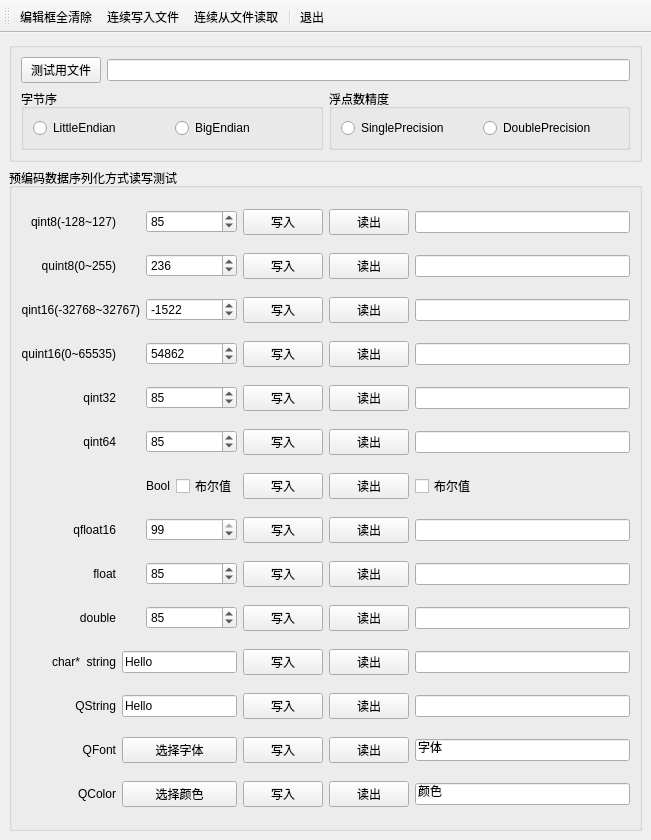
<?xml version="1.0" encoding="UTF-8"?>
<ui version="4.0">
 <class>MainWindow</class>
 <widget class="QMainWindow" name="MainWindow">
  <property name="geometry">
   <rect>
    <x>0</x>
    <y>0</y>
    <width>651</width>
    <height>840</height>
   </rect>
  </property>
  <property name="windowTitle">
   <string>MainWindow</string>
  </property>
  <widget class="QWidget" name="centralwidget">
   <layout class="QVBoxLayout" name="verticalLayout" stretch="0,1">
    <item>
     <widget class="QGroupBox" name="groupBox">
      <property name="title">
       <string/>
      </property>
      <layout class="QGridLayout" name="gridLayout">
       <item row="0" column="0">
        <layout class="QHBoxLayout" name="horizontalLayout">
         <item>
          <widget class="QPushButton" name="btnFile">
           <property name="text">
            <string>测试用文件</string>
           </property>
          </widget>
         </item>
         <item>
          <widget class="QLineEdit" name="editFilename"/>
         </item>
        </layout>
       </item>
       <item row="1" column="0">
        <layout class="QHBoxLayout" name="horizontalLayout_2">
         <item>
          <widget class="QGroupBox" name="groupBox_3">
           <property name="title">
            <string>字节序</string>
           </property>
           <layout class="QHBoxLayout" name="horizontalLayout_4">
            <item>
             <widget class="QRadioButton" name="radio_LittleEndian">
              <property name="text">
               <string>LittleEndian</string>
              </property>
             </widget>
            </item>
            <item>
             <widget class="QRadioButton" name="radio_BigEndian">
              <property name="text">
               <string>BigEndian</string>
              </property>
             </widget>
            </item>
           </layout>
          </widget>
         </item>
         <item>
          <widget class="QGroupBox" name="groupBox_4">
           <property name="title">
            <string>浮点数精度</string>
           </property>
           <layout class="QHBoxLayout" name="horizontalLayout_5">
            <item>
             <widget class="QRadioButton" name="radio_Single">
              <property name="text">
               <string>SinglePrecision</string>
              </property>
             </widget>
            </item>
            <item>
             <widget class="QRadioButton" name="radio_Double">
              <property name="text">
               <string>DoublePrecision</string>
              </property>
             </widget>
            </item>
           </layout>
          </widget>
         </item>
        </layout>
       </item>
      </layout>
     </widget>
    </item>
    <item>
     <widget class="QGroupBox" name="groupBox_2">
      <property name="title">
       <string>预编码数据序列化方式读写测试</string>
      </property>
      <layout class="QGridLayout" name="gridLayout_2">
       <item row="0" column="0">
        <widget class="QLabel" name="label">
         <property name="text">
          <string>qint8(-128~127)</string>
         </property>
         <property name="alignment">
          <set>Qt::AlignRight|Qt::AlignTrailing|Qt::AlignVCenter</set>
         </property>
        </widget>
       </item>
       <item row="0" column="2" colspan="2">
        <widget class="QSpinBox" name="spinBox_int8">
         <property name="minimum">
          <number>-128</number>
         </property>
         <property name="maximum">
          <number>127</number>
         </property>
         <property name="value">
          <number>85</number>
         </property>
        </widget>
       </item>
       <item row="0" column="4">
        <widget class="QPushButton" name="btnInt8_Write">
         <property name="text">
          <string>写入</string>
         </property>
        </widget>
       </item>
       <item row="0" column="5">
        <widget class="QPushButton" name="btnInt8_Read">
         <property name="text">
          <string>读出</string>
         </property>
        </widget>
       </item>
       <item row="0" column="6">
        <widget class="QLineEdit" name="editInt8"/>
       </item>
       <item row="1" column="0">
        <widget class="QLabel" name="label_2">
         <property name="text">
          <string>quint8(0~255)</string>
         </property>
         <property name="alignment">
          <set>Qt::AlignRight|Qt::AlignTrailing|Qt::AlignVCenter</set>
         </property>
        </widget>
       </item>
       <item row="1" column="2" colspan="2">
        <widget class="QSpinBox" name="spinBox_uint8">
         <property name="maximum">
          <number>255</number>
         </property>
         <property name="value">
          <number>236</number>
         </property>
        </widget>
       </item>
       <item row="1" column="4">
        <widget class="QPushButton" name="btnUint8_Write">
         <property name="text">
          <string>写入</string>
         </property>
        </widget>
       </item>
       <item row="1" column="5">
        <widget class="QPushButton" name="btnUint8_Read">
         <property name="text">
          <string>读出</string>
         </property>
        </widget>
       </item>
       <item row="1" column="6">
        <widget class="QLineEdit" name="editUint8"/>
       </item>
       <item row="2" column="0" colspan="2">
        <widget class="QLabel" name="label_3">
         <property name="text">
          <string>qint16(-32768~32767)</string>
         </property>
         <property name="alignment">
          <set>Qt::AlignRight|Qt::AlignTrailing|Qt::AlignVCenter</set>
         </property>
        </widget>
       </item>
       <item row="2" column="2" colspan="2">
        <widget class="QSpinBox" name="spinBox_int16">
         <property name="minimum">
          <number>-32768</number>
         </property>
         <property name="maximum">
          <number>32767</number>
         </property>
         <property name="value">
          <number>-1522</number>
         </property>
        </widget>
       </item>
       <item row="2" column="4">
        <widget class="QPushButton" name="btnInt16_Write">
         <property name="text">
          <string>写入</string>
         </property>
        </widget>
       </item>
       <item row="2" column="5">
        <widget class="QPushButton" name="btnInt16_Read">
         <property name="text">
          <string>读出</string>
         </property>
        </widget>
       </item>
       <item row="2" column="6">
        <widget class="QLineEdit" name="editInt16"/>
       </item>
       <item row="3" column="0">
        <widget class="QLabel" name="label_4">
         <property name="text">
          <string>quint16(0~65535)</string>
         </property>
         <property name="alignment">
          <set>Qt::AlignRight|Qt::AlignTrailing|Qt::AlignVCenter</set>
         </property>
        </widget>
       </item>
       <item row="3" column="2" colspan="2">
        <widget class="QSpinBox" name="spinBox_uint16">
         <property name="maximum">
          <number>65535</number>
         </property>
         <property name="value">
          <number>54862</number>
         </property>
        </widget>
       </item>
       <item row="3" column="4">
        <widget class="QPushButton" name="btnUint16_Write">
         <property name="text">
          <string>写入</string>
         </property>
        </widget>
       </item>
       <item row="3" column="5">
        <widget class="QPushButton" name="btnUint16_Read">
         <property name="text">
          <string>读出</string>
         </property>
        </widget>
       </item>
       <item row="3" column="6">
        <widget class="QLineEdit" name="editUint16"/>
       </item>
       <item row="4" column="0">
        <widget class="QLabel" name="label_5">
         <property name="text">
          <string>qint32</string>
         </property>
         <property name="alignment">
          <set>Qt::AlignRight|Qt::AlignTrailing|Qt::AlignVCenter</set>
         </property>
        </widget>
       </item>
       <item row="4" column="2" colspan="2">
        <widget class="QSpinBox" name="spinBox_int32">
         <property name="minimum">
          <number>-65536</number>
         </property>
         <property name="maximum">
          <number>65536</number>
         </property>
         <property name="value">
          <number>85</number>
         </property>
        </widget>
       </item>
       <item row="4" column="4">
        <widget class="QPushButton" name="btnInt32_Write">
         <property name="text">
          <string>写入</string>
         </property>
        </widget>
       </item>
       <item row="4" column="5">
        <widget class="QPushButton" name="btnInt32_Read">
         <property name="text">
          <string>读出</string>
         </property>
        </widget>
       </item>
       <item row="4" column="6">
        <widget class="QLineEdit" name="editInt32"/>
       </item>
       <item row="5" column="0">
        <widget class="QLabel" name="label_6">
         <property name="text">
          <string>qint64</string>
         </property>
         <property name="alignment">
          <set>Qt::AlignRight|Qt::AlignTrailing|Qt::AlignVCenter</set>
         </property>
        </widget>
       </item>
       <item row="5" column="2" colspan="2">
        <widget class="QSpinBox" name="spinBox_int64">
         <property name="value">
          <number>85</number>
         </property>
        </widget>
       </item>
       <item row="5" column="4">
        <widget class="QPushButton" name="btnInt64_Write">
         <property name="text">
          <string>写入</string>
         </property>
        </widget>
       </item>
       <item row="5" column="5">
        <widget class="QPushButton" name="btnInt64_Read">
         <property name="text">
          <string>读出</string>
         </property>
        </widget>
       </item>
       <item row="5" column="6">
        <widget class="QLineEdit" name="editInt64"/>
       </item>
       <item row="6" column="2">
        <widget class="QLabel" name="label_9">
         <property name="text">
          <string>Bool</string>
         </property>
         <property name="alignment">
          <set>Qt::AlignRight|Qt::AlignTrailing|Qt::AlignVCenter</set>
         </property>
        </widget>
       </item>
       <item row="6" column="4">
        <widget class="QPushButton" name="btnBool_Write">
         <property name="text">
          <string>写入</string>
         </property>
        </widget>
       </item>
       <item row="6" column="5">
        <widget class="QPushButton" name="btnBool_Read">
         <property name="text">
          <string>读出</string>
         </property>
        </widget>
       </item>
       <item row="7" column="0">
        <widget class="QLabel" name="label_7">
         <property name="text">
          <string>qfloat16</string>
         </property>
         <property name="alignment">
          <set>Qt::AlignRight|Qt::AlignTrailing|Qt::AlignVCenter</set>
         </property>
        </widget>
       </item>
       <item row="7" column="2" colspan="2">
        <widget class="QSpinBox" name="spinBox_float16">
         <property name="value">
          <number>99</number>
         </property>
        </widget>
       </item>
       <item row="7" column="4">
        <widget class="QPushButton" name="btnfloat16_Write">
         <property name="text">
          <string>写入</string>
         </property>
        </widget>
       </item>
       <item row="7" column="5">
        <widget class="QPushButton" name="btnfloat16_Read">
         <property name="text">
          <string>读出</string>
         </property>
        </widget>
       </item>
       <item row="7" column="6">
        <widget class="QLineEdit" name="editFloat16"/>
       </item>
       <item row="8" column="0">
        <widget class="QLabel" name="label_8">
         <property name="text">
          <string>float</string>
         </property>
         <property name="alignment">
          <set>Qt::AlignRight|Qt::AlignTrailing|Qt::AlignVCenter</set>
         </property>
        </widget>
       </item>
       <item row="8" column="2" colspan="2">
        <widget class="QSpinBox" name="spinBox_float">
         <property name="value">
          <number>85</number>
         </property>
        </widget>
       </item>
       <item row="8" column="4">
        <widget class="QPushButton" name="btnFloat_Write">
         <property name="text">
          <string>写入</string>
         </property>
        </widget>
       </item>
       <item row="8" column="5">
        <widget class="QPushButton" name="btnFloat_Read">
         <property name="text">
          <string>读出</string>
         </property>
        </widget>
       </item>
       <item row="8" column="6">
        <widget class="QLineEdit" name="editFloat"/>
       </item>
       <item row="9" column="0">
        <widget class="QLabel" name="label_10">
         <property name="text">
          <string>double</string>
         </property>
         <property name="alignment">
          <set>Qt::AlignRight|Qt::AlignTrailing|Qt::AlignVCenter</set>
         </property>
        </widget>
       </item>
       <item row="9" column="2" colspan="2">
        <widget class="QSpinBox" name="spinBox_double">
         <property name="value">
          <number>85</number>
         </property>
        </widget>
       </item>
       <item row="9" column="4">
        <widget class="QPushButton" name="btnDouble_Write">
         <property name="text">
          <string>写入</string>
         </property>
        </widget>
       </item>
       <item row="9" column="5">
        <widget class="QPushButton" name="btnDouble_Read">
         <property name="text">
          <string>读出</string>
         </property>
        </widget>
       </item>
       <item row="9" column="6">
        <widget class="QLineEdit" name="editDouble"/>
       </item>
       <item row="10" column="0">
        <widget class="QLabel" name="label_11">
         <property name="text">
          <string>char*  string</string>
         </property>
         <property name="alignment">
          <set>Qt::AlignRight|Qt::AlignTrailing|Qt::AlignVCenter</set>
         </property>
        </widget>
       </item>
       <item row="10" column="1" colspan="3">
        <widget class="QLineEdit" name="editString_In">
         <property name="text">
          <string>Hello</string>
         </property>
        </widget>
       </item>
       <item row="10" column="4">
        <widget class="QPushButton" name="btnString_Write">
         <property name="text">
          <string>写入</string>
         </property>
        </widget>
       </item>
       <item row="10" column="5">
        <widget class="QPushButton" name="btnString_Read">
         <property name="text">
          <string>读出</string>
         </property>
        </widget>
       </item>
       <item row="10" column="6">
        <widget class="QLineEdit" name="editString"/>
       </item>
       <item row="11" column="0">
        <widget class="QLabel" name="label_12">
         <property name="text">
          <string>QString</string>
         </property>
         <property name="alignment">
          <set>Qt::AlignRight|Qt::AlignTrailing|Qt::AlignVCenter</set>
         </property>
        </widget>
       </item>
       <item row="11" column="1" colspan="3">
        <widget class="QLineEdit" name="editQString_In">
         <property name="text">
          <string>Hello</string>
         </property>
        </widget>
       </item>
       <item row="11" column="4">
        <widget class="QPushButton" name="btnQString_Write">
         <property name="text">
          <string>写入</string>
         </property>
        </widget>
       </item>
       <item row="11" column="5">
        <widget class="QPushButton" name="btnQString_Read">
         <property name="text">
          <string>读出</string>
         </property>
        </widget>
       </item>
       <item row="11" column="6">
        <widget class="QLineEdit" name="editQString"/>
       </item>
       <item row="12" column="0">
        <widget class="QLabel" name="label_13">
         <property name="text">
          <string>QFont</string>
         </property>
         <property name="alignment">
          <set>Qt::AlignRight|Qt::AlignTrailing|Qt::AlignVCenter</set>
         </property>
        </widget>
       </item>
       <item row="12" column="1" colspan="3">
        <widget class="QPushButton" name="btnFont_In">
         <property name="text">
          <string>选择字体</string>
         </property>
        </widget>
       </item>
       <item row="12" column="4">
        <widget class="QPushButton" name="btnQFont_Write">
         <property name="text">
          <string>写入</string>
         </property>
        </widget>
       </item>
       <item row="12" column="5">
        <widget class="QPushButton" name="btnQFont_Read">
         <property name="text">
          <string>读出</string>
         </property>
        </widget>
       </item>
       <item row="12" column="6">
        <widget class="QLineEdit" name="editFont">
         <property name="text">
          <string>字体</string>
         </property>
        </widget>
       </item>
       <item row="13" column="0">
        <widget class="QLabel" name="label_14">
         <property name="text">
          <string>QColor</string>
         </property>
         <property name="alignment">
          <set>Qt::AlignRight|Qt::AlignTrailing|Qt::AlignVCenter</set>
         </property>
        </widget>
       </item>
       <item row="13" column="1" colspan="3">
        <widget class="QPushButton" name="btnColor_In">
         <property name="text">
          <string>选择颜色</string>
         </property>
        </widget>
       </item>
       <item row="13" column="4">
        <widget class="QPushButton" name="btnQColor_Write">
         <property name="text">
          <string>写入</string>
         </property>
        </widget>
       </item>
       <item row="13" column="5">
        <widget class="QPushButton" name="btnQColor_Read">
         <property name="text">
          <string>读出</string>
         </property>
        </widget>
       </item>
       <item row="13" column="6">
        <widget class="QLineEdit" name="editColor">
         <property name="text">
          <string>颜色</string>
         </property>
        </widget>
       </item>
       <item row="6" column="3">
        <widget class="QCheckBox" name="chkBox_In">
         <property name="text">
          <string>布尔值</string>
         </property>
        </widget>
       </item>
       <item row="6" column="6">
        <widget class="QCheckBox" name="chkBox_Out">
         <property name="text">
          <string>布尔值</string>
         </property>
        </widget>
       </item>
      </layout>
     </widget>
    </item>
   </layout>
  </widget>
  <widget class="QToolBar" name="toolBar">
   <property name="windowTitle">
    <string>toolBar</string>
   </property>
   <property name="toolButtonStyle">
    <enum>Qt::ToolButtonTextBesideIcon</enum>
   </property>
   <attribute name="toolBarArea">
    <enum>TopToolBarArea</enum>
   </attribute>
   <attribute name="toolBarBreak">
    <bool>false</bool>
   </attribute>
   <addaction name="actClearOutPut"/>
   <addaction name="actSaveAll"/>
   <addaction name="actReadAll"/>
   <addaction name="separator"/>
   <addaction name="actClose"/>
  </widget>
  <action name="actClearOutPut">
   <property name="icon">
    <iconset resource="res.qrc">
     <normaloff>:/icon/images/clearFile.png</normaloff>:/icon/images/clearFile.png</iconset>
   </property>
   <property name="text">
    <string>编辑框全清除</string>
   </property>
   <property name="toolTip">
    <string>读出数据全清</string>
   </property>
  </action>
  <action name="actClose">
   <property name="icon">
    <iconset resource="res.qrc">
     <normaloff>:/icon/images/exit.png</normaloff>:/icon/images/exit.png</iconset>
   </property>
   <property name="text">
    <string>退出</string>
   </property>
   <property name="toolTip">
    <string>退出</string>
   </property>
  </action>
  <action name="actSaveAll">
   <property name="icon">
    <iconset resource="res.qrc">
     <normaloff>:/icon/images/copy.png</normaloff>:/icon/images/copy.png</iconset>
   </property>
   <property name="text">
    <string>连续写入文件</string>
   </property>
   <property name="toolTip">
    <string>连续写入文件</string>
   </property>
  </action>
  <action name="actReadAll">
   <property name="icon">
    <iconset resource="res.qrc">
     <normaloff>:/icon/images/file-file.png</normaloff>:/icon/images/file-file.png</iconset>
   </property>
   <property name="text">
    <string>连续从文件读取</string>
   </property>
   <property name="toolTip">
    <string>连续从文件读取</string>
   </property>
  </action>
 </widget>
 <resources>
  <include location="res.qrc"/>
 </resources>
 <connections>
  <connection>
   <sender>actClose</sender>
   <signal>triggered()</signal>
   <receiver>MainWindow</receiver>
   <slot>close()</slot>
   <hints>
    <hint type="sourcelabel">
     <x>-1</x>
     <y>-1</y>
    </hint>
    <hint type="destinationlabel">
     <x>290</x>
     <y>309</y>
    </hint>
   </hints>
  </connection>
 </connections>
</ui>
